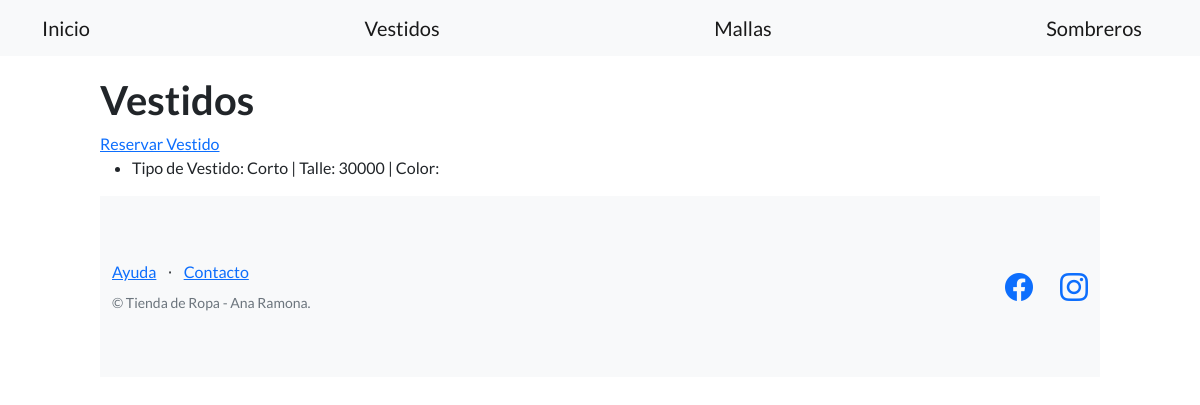
Page /ropa/lista-vestidos/ on the earlier database version.
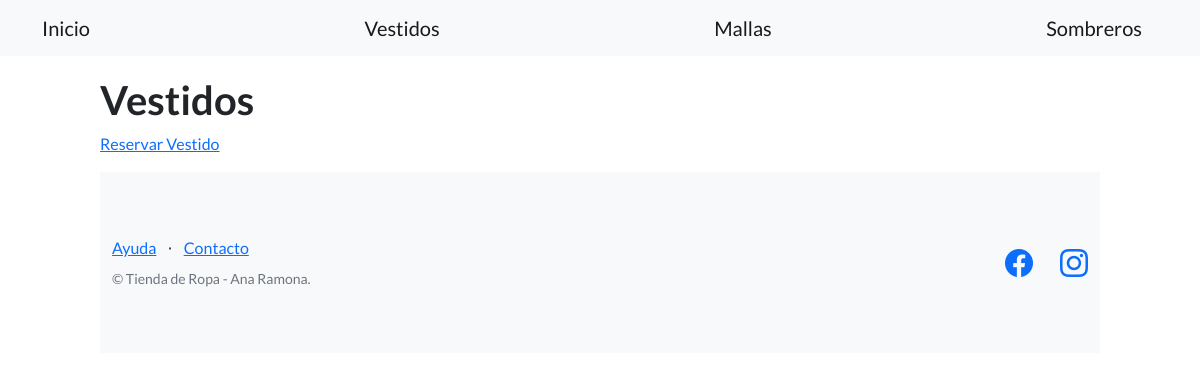
Same page on the later database version.
### TiendaAnaRamona/models.py (models this page shows, shortened)
class Vestidos(models.Model):
    nombre = models.CharField(max_length=256)
    color =  models.CharField(max_length=256)
    talle = models.CharField(max_length=256)

### TiendaAnaRamona/views.py (the view)
# urls.py: path("lista-vestidos/", lista_vestidos, name="lista_vestidos"),
def lista_vestidos(request):
    contexto = {
        "vest" : Vestidos.objects.all()
    }
    http_response = render(
        request=request,
        template_name="TiendaAnaRamona/lista_vestidos.html",
        context=contexto,
    )
    return http_response

### TiendaAnaRamona/templates/TiendaAnaRamona/lista_vestidos.html (shortened to what this page needs)
{% extends "TiendaAnaRamona/base.html" %}
{% block contenido %}
<section>
    <div>
        <h1>Vestidos</h1>
        <a href="{% url 'hacer_pedido_vestido' %}">Reservar Vestido</a>
        <ul>
        {% for vestido in vest %}
            <li>Tipo de Vestido: {{ vestido.nombre }} | Talle: {{ vestido.talle }} | Color: {{ vestido.color }}</li>
        {% endfor %}
        </ul>
    </div>
{% endblock contenido %}

Differences in the rows shown:
removed Vestidos: nombre "Corto", talle "30000"
